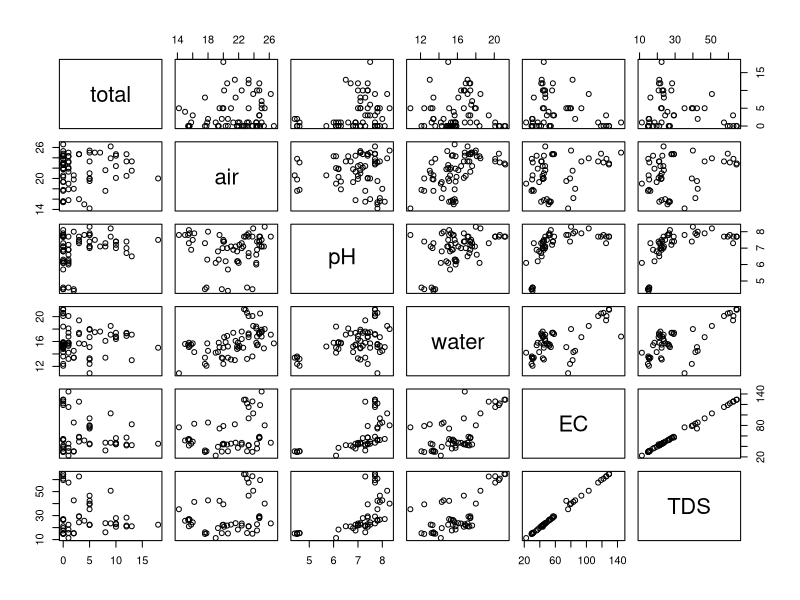

Generate this figure with R: (Note: this script raises an error after producing the figure.)
###############################
# Exploratory plots of salamander and water chemistry
# J. Brooks
###############################

# load packages
library(ggplot2)
library(dplyr)


# read in data
sal <- read.csv("Data/Date_Location_Transect_Visit_Data_Processed.csv", stringsAsFactors = FALSE)


head(sal)
str(sal)
summary(sal)

# attach(sal)
pairs(sal[ ,c(20,23,24,25,27,28)])

plot(Total ~ Air, data = sal)

# Add reference to the up, down
sal <- sal %>%
  mutate(type = ifelse(Type == "res", Up_down, Type))
str(sal)

g1 <- ggplot(sal, aes(Stream, Total, order("POPLICKTRIB","ELKLICK","BLUELICK", "MILL", "BEARHILL", "DUNGHILL", "ALEX", "KOCH", "WSHALEN")))
#g1 + geom_violin(scale="area", data= NULL) # look for data in ggplot()

g1 + geom_boxplot()
#g1 + geom_pointrange(ymin = 0, ymax=20)
#g1 + geom_dotplot(binaxis="y", stackdir="center")

#par(mfrow=c(1,1))
g1 <- ggplot(sal, aes(Stream, Air))
g1 + geom_boxplot()

g1 <- ggplot(sal, aes(Stream, Water))
g1 + geom_boxplot()

g1 <- ggplot(sal, aes(Stream, pH))
g1 + geom_boxplot()

g1 <- ggplot(sal, aes(Stream, EC))
g1 + geom_boxplot()

g1 <- ggplot(sal, aes(Stream, TDS))
g1 + geom_boxplot()

barplot(sal$Total, names.arg = sal$Stream)

mean(sal$Total, na.rm = TRUE)

#if(sal$Stream == "res") print(mean(i))

g2 <- ggplot(sal, aes(x=Total, y=Up_down))
g2 + geom_boxplot()
g2 + geom_bar()

#mean(Totalsal$res)
mean_res <- function(Total, Up_down="res"){
  mean <- sal$Total
}

mean_res(Up_down = "res")

sapply(split(Total, Up_down), mean)
sapply(split(Total, Type), mean)

plot(mean(Total, Type))

# detach(sal)


# Group by transect-visit

sal_means <- sal %>%
  group_by(Stream, Type, Transect, Up_down, type) %>%
  dplyr::select(-Date, -Observers, -Visit) %>%
  summarise_all(mean, na.rm = TRUE)

sal_sds <- sal %>%
  group_by(Stream, Type, Transect, Up_down) %>%
  dplyr::select(-Date, -Observers, -Visit) %>%
  summarise_all(sd, na.rm = TRUE)

print(sal_means, n = nrow(sal_means))
print(sal_sds, n = 36)

# plot ggplots with groupings?
ggplot(sal, aes(x = reorder(type, pH, FUN = median), pH)) + geom_boxplot(fill = "lightblue") + theme_bw()

ggplot(sal, aes(x = reorder(type, EBISL, FUN = mean), EBISL)) + geom_boxplot(fill = "lightblue") + theme_bw()
